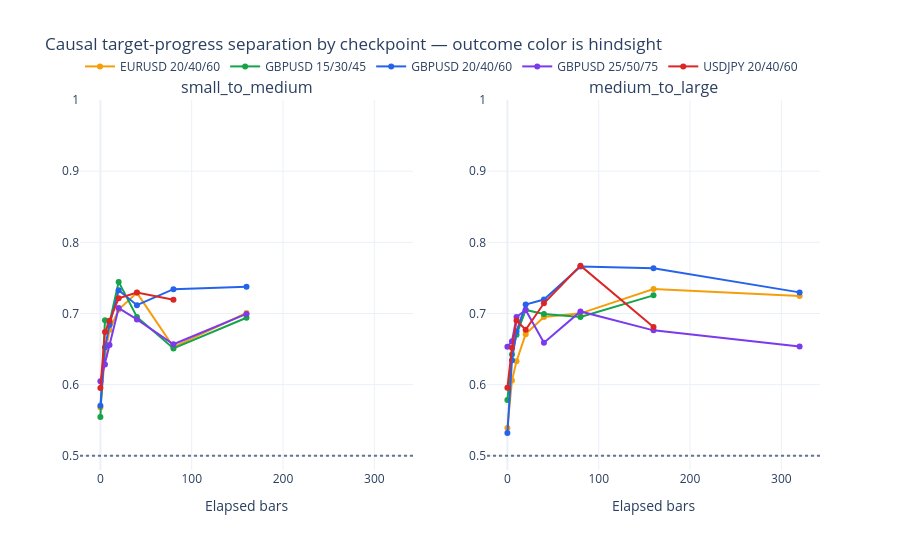

The code cell stored with this chart in its notebook:
### Code cell
progress_auc = overlap_summary.loc[overlap_summary["feature"].eq("target_progress")].copy()
auc_figure = make_subplots(
    rows=1,
    cols=2,
    subplot_titles=[Stage.SMALL_TO_MEDIUM.value, Stage.MEDIUM_TO_LARGE.value],
)
for column_number, stage in enumerate(Stage, start=1):
    stage_rows = progress_auc.loc[progress_auc["stage"].eq(stage.value)]
    for case, case_rows in stage_rows.groupby("case", sort=False):
        auc_figure.add_trace(go.Scatter(
            x=case_rows["elapsed_bars"],
            y=case_rows["orientation_free_auc"],
            mode="lines+markers",
            name=case,
            legendgroup=case,
            showlegend=column_number == 1,
            line={"color": case_colors[case], "width": 2},
            customdata=case_rows[[
                "propagated_survivors", "rejected_survivors", "stronger_value_direction",
            ]].to_numpy(),
            hovertemplate=(
                "case=%{fullData.name}<br>elapsed=%{x}<br>AUC=%{y:.3f}<br>"
                "propagated=%{customdata[0]:,.0f}<br>rejected=%{customdata[1]:,.0f}<br>"
                "associated direction=%{customdata[2]}<extra></extra>"
            ),
        ), row=1, col=column_number)
    auc_figure.add_hline(
        y=0.5, line={"color": "#64748b", "dash": "dot"}, row=1, col=column_number
    )
    auc_figure.update_yaxes(range=[0.48, 1.0], row=1, col=column_number)
    auc_figure.update_xaxes(title_text="Elapsed bars", row=1, col=column_number)
auc_figure.update_layout(
    title="Causal target-progress separation by checkpoint — outcome color is hindsight",
    template="plotly_white",
    height=550,
    legend={"orientation": "h", "y": 1.13, "x": 0.0},
)
auc_figure.show()

### Figure 1 — Plotly figure (JSON) as saved in the notebook; plotly's stock layout.template omitted (floating-point values rounded to 4 significant figures)
{"data": [{"customdata": [[523, 595, "higher"], [464, 565, "higher"], [406, 504, "higher"], [324, 406, "higher"], [228, 293, "higher"], [131, 177, "higher"], [54, 80, "higher"], [2, 5, "insufficient_sample"]], "hovertemplate": "case=%{fullData.name}<br>elapsed=%{x}<br>AUC=%{y:.3f}<br>propagated=%{customdata[0]:,.0f}<br>rejected=%{customdata[1]:,.0f}<br>associated direction=%{customdata[2]}<extra></extra>", "legendgroup": "EURUSD 20/40/60", "line": {"color": "#f59e0b", "width": 2}, "mode": "lines+markers", "name": "EURUSD 20/40/60", "showlegend": true, "x": [0, 5, 10, 20, 40, 80, 160, 320], "y": [0.5677, 0.6411, 0.6767, 0.7055, 0.729, 0.6527, 0.7007, NaN], "type": "scatter", "xaxis": "x", "yaxis": "y"}, {"customdata": [[966, 1107, "higher"], [803, 1001, "higher"], [626, 813, "higher"], [439, 572, "higher"], [235, 318, "higher"], [93, 132, "higher"], [23, 25, "higher"]], "hovertemplate": "case=%{fullData.name}<br>elapsed=%{x}<br>AUC=%{y:.3f}<br>propagated=%{customdata[0]:,.0f}<br>rejected=%{customdata[1]:,.0f}<br>associated direction=%{customdata[2]}<extra></extra>", "legendgroup": "GBPUSD 15/30/45", "line": {"color": "#16a34a", "width": 2}, "mode": "lines+markers", "name": "GBPUSD 15/30/45", "showlegend": true, "x": [0, 5, 10, 20, 40, 80, 160], "y": [0.5546, 0.6903, 0.6869, 0.7444, 0.6951, 0.6509, 0.6939], "type": "scatter", "xaxis": "x", "yaxis": "y"}, {"customdata": [[571, 659, "higher"], [506, 637, "higher"], [435, 567, "higher"], [360, 462, "higher"], [235, 323, "higher"], [131, 172, "higher"], [44, 67, "higher"], [1, 2, "insufficient_sample"]], "hovertemplate": "case=%{fullData.name}<br>elapsed=%{x}<br>AUC=%{y:.3f}<br>propagated=%{customdata[0]:,.0f}<br>rejected=%{customdata[1]:,.0f}<br>associated direction=%{customdata[2]}<extra></extra>", "legendgroup": "GBPUSD 20/40/60", "line": {"color": "#2563eb", "width": 2}, "mode": "lines+markers", "name": "GBPUSD 20/40/60", "showlegend": true, "x": [0, 5, 10, 20, 40, 80, 160, 320], "y": [0.5702, 0.6524, 0.6837, 0.7327, 0.7117, 0.7342, 0.7374, NaN], "type": "scatter", "xaxis": "x", "yaxis": "y"}, {"customdata": [[378, 484, "higher"], [344, 476, "higher"], [320, 446, "higher"], [282, 400, "higher"], [217, 301, "higher"], [131, 200, "higher"], [56, 91, "higher"], [6, 10, "insufficient_sample"]], "hovertemplate": "case=%{fullData.name}<br>elapsed=%{x}<br>AUC=%{y:.3f}<br>propagated=%{customdata[0]:,.0f}<br>rejected=%{customdata[1]:,.0f}<br>associated direction=%{customdata[2]}<extra></extra>", "legendgroup": "GBPUSD 25/50/75", "line": {"color": "#7c3aed", "width": 2}, "mode": "lines+markers", "name": "GBPUSD 25/50/75", "showlegend": true, "x": [0, 5, 10, 20, 40, 80, 160, 320], "y": [0.6047, 0.6283, 0.6555, 0.7076, 0.6917, 0.6567, 0.6994, NaN], "type": "scatter", "xaxis": "x", "yaxis": "y"}, {"customdata": [[796, 981, "higher"], [617, 879, "higher"], [515, 736, "higher"], [369, 526, "higher"], [211, 316, "higher"], [90, 118, "higher"], [17, 32, "insufficient_sample"], [1, 5, "insufficient_sample"]], "hovertemplate": "case=%{fullData.name}<br>elapsed=%{x}<br>AUC=%{y:.3f}<br>propagated=%{customdata[0]:,.0f}<br>rejected=%{customdata[1]:,.0f}<br>associated direction=%{customdata[2]}<extra></extra>", "legendgroup": "USDJPY 20/40/60", "line": {"color": "#dc2626", "width": 2}, "mode": "lines+markers", "name": "USDJPY 20/40/60", "showlegend": true, "x": [0, 5, 10, 20, 40, 80, 160, 320], "y": [0.5954, 0.6738, 0.6897, 0.7214, 0.7296, 0.7193, NaN, NaN], "type": "scatter", "xaxis": "x", "yaxis": "y"}, {"customdata": [[341, 182, "higher"], [306, 181, "higher"], [279, 180, "higher"], [247, 171, "higher"], [197, 146, "higher"], [144, 108, "higher"], [88, 75, "higher"], [27, 23, "higher"]], "hovertemplate": "case=%{fullData.name}<br>elapsed=%{x}<br>AUC=%{y:.3f}<br>propagated=%{customdata[0]:,.0f}<br>rejected=%{customdata[1]:,.0f}<br>associated direction=%{customdata[2]}<extra></extra>", "legendgroup": "EURUSD 20/40/60", "line": {"color": "#f59e0b", "width": 2}, "mode": "lines+markers", "name": "EURUSD 20/40/60", "showlegend": false, "x": [0, 5, 10, 20, 40, 80, 160, 320], "y": [0.5392, 0.6057, 0.6329, 0.671, 0.6949, 0.7002, 0.7344, 0.7246], "type": "scatter", "xaxis": "x2", "yaxis": "y2"}, {"customdata": [[623, 343, "higher"], [529, 339, "higher"], [469, 326, "higher"], [362, 296, "higher"], [248, 236, "higher"], [145, 151, "higher"], [69, 71, "higher"], [5, 9, "insufficient_sample"]], "hovertemplate": "case=%{fullData.name}<br>elapsed=%{x}<br>AUC=%{y:.3f}<br>propagated=%{customdata[0]:,.0f}<br>rejected=%{customdata[1]:,.0f}<br>associated direction=%{customdata[2]}<extra></extra>", "legendgroup": "GBPUSD 15/30/45", "line": {"color": "#16a34a", "width": 2}, "mode": "lines+markers", "name": "GBPUSD 15/30/45", "showlegend": false, "x": [0, 5, 10, 20, 40, 80, 160, 320], "y": [0.5784, 0.6423, 0.6702, 0.7049, 0.6993, 0.6952, 0.7255, NaN], "type": "scatter", "xaxis": "x2", "yaxis": "y2"}, {"customdata": [[355, 216, "higher"], [324, 214, "higher"], [299, 213, "higher"], [258, 200, "higher"], [206, 167, "higher"], [141, 129, "higher"], [81, 91, "higher"], [20, 27, "higher"]], "hovertemplate": "case=%{fullData.name}<br>elapsed=%{x}<br>AUC=%{y:.3f}<br>propagated=%{customdata[0]:,.0f}<br>rejected=%{customdata[1]:,.0f}<br>associated direction=%{customdata[2]}<extra></extra>", "legendgroup": "GBPUSD 20/40/60", "line": {"color": "#2563eb", "width": 2}, "mode": "lines+markers", "name": "GBPUSD 20/40/60", "showlegend": false, "x": [0, 5, 10, 20, 40, 80, 160, 320], "y": [0.5318, 0.6344, 0.6747, 0.7127, 0.7195, 0.7658, 0.7634, 0.7296], "type": "scatter", "xaxis": "x2", "yaxis": "y2"}, {"customdata": [[235, 143, "higher"], [215, 143, "higher"], [199, 142, "higher"], [170, 142, "higher"], [138, 131, "higher"], [103, 109, "higher"], [76, 86, "higher"], [27, 37, "higher"]], "hovertemplate": "case=%{fullData.name}<br>elapsed=%{x}<br>AUC=%{y:.3f}<br>propagated=%{customdata[0]:,.0f}<br>rejected=%{customdata[1]:,.0f}<br>associated direction=%{customdata[2]}<extra></extra>", "legendgroup": "GBPUSD 25/50/75", "line": {"color": "#7c3aed", "width": 2}, "mode": "lines+markers", "name": "GBPUSD 25/50/75", "showlegend": false, "x": [0, 5, 10, 20, 40, 80, 160, 320], "y": [0.6534, 0.6609, 0.6951, 0.7049, 0.6588, 0.7029, 0.6763, 0.6537], "type": "scatter", "xaxis": "x2", "yaxis": "y2"}, {"customdata": [[529, 267, "higher"], [453, 265, "higher"], [386, 254, "higher"], [302, 231, "higher"], [204, 204, "higher"], [115, 139, "higher"], [32, 57, "higher"], [10, 14, "insufficient_sample"]], "hovertemplate": "case=%{fullData.name}<br>elapsed=%{x}<br>AUC=%{y:.3f}<br>propagated=%{customdata[0]:,.0f}<br>rejected=%{customdata[1]:,.0f}<br>associated direction=%{customdata[2]}<extra></extra>", "legendgroup": "USDJPY 20/40/60", "line": {"color": "#dc2626", "width": 2}, "mode": "lines+markers", "name": "USDJPY 20/40/60", "showlegend": false, "x": [0, 5, 10, 20, 40, 80, 160, 320], "y": [0.5957, 0.6517, 0.69, 0.6772, 0.7143, 0.7672, 0.6809, NaN], "type": "scatter", "xaxis": "x2", "yaxis": "y2"}], "layout": {"xaxis": {"anchor": "y", "domain": [0.0, 0.45], "title": {"text": "Elapsed bars"}}, "yaxis": {"anchor": "x", "domain": [0.0, 1.0], "range": [0.48, 1.0]}, "xaxis2": {"anchor": "y2", "domain": [0.55, 1.0], "title": {"text": "Elapsed bars"}}, "yaxis2": {"anchor": "x2", "domain": [0.0, 1.0], "range": [0.48, 1.0]}, "annotations": [{"font": {"size": 16}, "showarrow": false, "text": "small_to_medium", "x": 0.225, "xanchor": "center", "xref": "paper", "y": 1.0, "yanchor": "bottom", "yref": "paper"}, {"font": {"size": 16}, "showarrow": false, "text": "medium_to_large", "x": 0.775, "xanchor": "center", "xref": "paper", "y": 1.0, "yanchor": "bottom", "yref": "paper"}], "shapes": [{"line": {"color": "#64748b", "dash": "dot"}, "type": "line", "x0": 0, "x1": 1, "xref": "x domain", "y0": 0.5, "y1": 0.5, "yref": "y"}, {"line": {"color": "#64748b", "dash": "dot"}, "type": "line", "x0": 0, "x1": 1, "xref": "x2 domain", "y0": 0.5, "y1": 0.5, "yref": "y2"}], "legend": {"orientation": "h", "y": 1.13, "x": 0.0}, "title": {"text": "Causal target-progress separation by checkpoint — outcome color is hindsight"}, "height": 550}}
